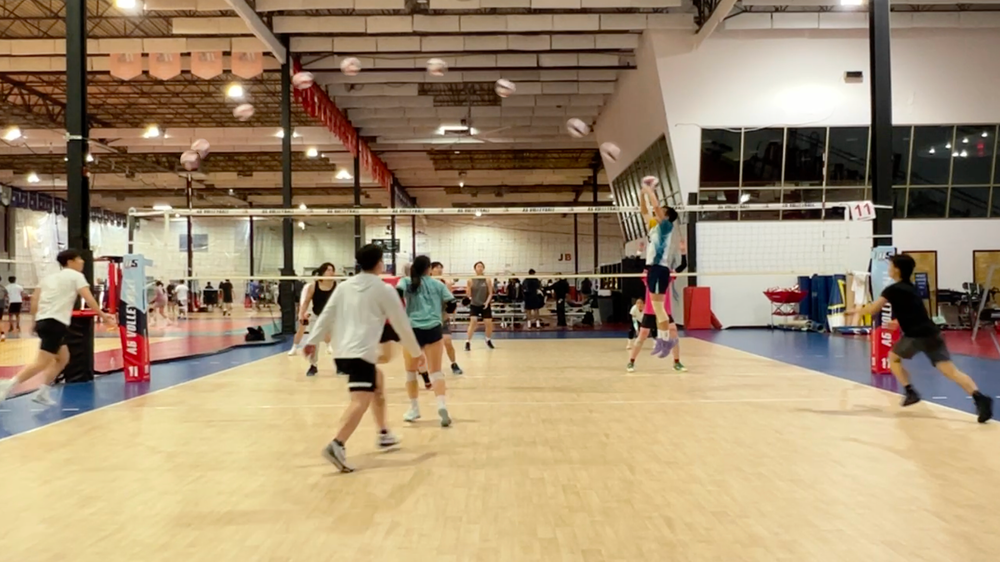
#> input picture Volleyball_Shoot_Processed.png, 1000 x 562 px, shrunk from 1920 x 1080 before the run
$ python traj.py
#> lines starting #> are read from the running program, lines starting #| are printed output that depends on the picture
### volleyball.py
import numpy as np
# import matplotlib.pyplot as plt
from scipy.integrate import odeint
from scipy.optimize import minimize
import pandas as pd


class Volleyball:
    def __init__(self,
                 mass=0.27,          # kg (volleyball mass)
                 diameter=0.21,       # m (volleyball diameter)
                 drag_coefficient=0.88, # dimensionless 0.48
                 air_density=1.225):  # kg/m³ (at sea level, 15°C)

        self.mass = mass
        self.diameter = diameter
        self.area = np.pi * (diameter/2)**2  # cross-sectional area
        self.drag_coefficient = drag_coefficient
        self.air_density = air_density
        self.gravity = 9.81  # m/s²

    def derivatives(self, state, t):
        """Calculate derivatives for position and velocity"""
        # state = [x, y, vx, vy]
        vx, vy = state[2], state[3]
        velocity = np.array([vx, vy])

        # Calculate drag force
        velocity_magnitude = np.linalg.norm(velocity)
        if velocity_magnitude == 0:
            return np.zeros_like(velocity)

        drag_magnitude = (0.5 * self.air_density * velocity_magnitude**2 *
                         self.drag_coefficient * self.area)

        drag_force = -drag_magnitude * velocity / velocity_magnitude

        # Acceleration components (F = ma)
        ax = drag_force[0] / self.mass
        ay = drag_force[1] / self.mass - self.gravity

        return [vx, vy, ax, ay]

    def simulate(self, initial_velocity, angle_degrees, initial_pos, time_span, dt=0.001):
        """
        Simulate projectile motion

        Parameters:
        - initial_velocity: speed in m/s
        - angle_degrees: launch angle in degrees
        - time_span: simulation duration in seconds
        - dt: time step in seconds
        """
        angle = np.deg2rad(angle_degrees)
        initial_state = [initial_pos[0], initial_pos[1],
                        initial_velocity * np.cos(angle),
                        initial_velocity * np.sin(angle)]

        t = np.arange(0, time_span, dt)

        solution = odeint(self.derivatives, initial_state, t)

        return t, solution

    def objective(self, params, x_initial, y_initial, x_target, y_target, time_span, dt=0.01):
        initial_velocity, angle_degrees = params
        angle = np.deg2rad(angle_degrees)

        x1, y1 = x_target, y_target

        initial_state = [x_initial, y_initial,
                        initial_velocity * np.cos(angle),
                        initial_velocity * np.sin(angle)]

        t = np.arange(0, time_span, dt)

        solution = odeint(self.derivatives, initial_state, t)

        xT, yT = solution[-1][0], solution[-1][1]
        return (xT - x1)**2 + (yT - y1)**2  # squared distance error


    def find_objective(self, v0_guess, x_initial, y_initial, x_target, y_target, t):
        result = minimize(self.objective,
                        v0_guess,
                        args=(x_initial, y_initial, x_target, y_target, t),
                        method='SLSQP')
        return result

### target_window.py

import numpy as np
import plotly.graph_objects as go

class HittingWindow:
    def __init__(self, target):
        self.target = target
        self.wiper_radius_outer=1
        self.wiper_radius_inner=0.8
        self.wiper_angle_degrees=30
        self.wiper_offset_top=0.1
        self.num_points=100

    def in_hitting_window(self, row):
        """
        Check if position is within a windshield wiper shaped hitting window.

        Parameters:
        - row: DataFrame row with 'x' and 'y' coordinates
        - target: target position [x, y] (apex of the wiper)
        - wiper_angle_degrees: angular width of the wiper in degrees (default 60°)
        - wiper_radius: radius of the wiper (uses global hitting_radius if None)
        """
        target = self.target
        wiper_radius_outer = self.wiper_radius_outer
        wiper_radius_inner = self.wiper_radius_inner
        wiper_angle_degrees = self.wiper_angle_degrees
        wiper_offset_top = self.wiper_offset_top

        wiper_center = target - np.array([0, wiper_radius_outer - wiper_offset_top])

        x = row["x"]
        y = row["y"]
        pos = np.array([x, y])

        direction_vector = pos - wiper_center
        print(f"direction_vector {direction_vector}")

        angle_rad = np.arctan(abs(direction_vector[1]/direction_vector[0]))
        angle_degrees = abs(np.degrees(angle_rad)-90)
        half_angle = wiper_angle_degrees / 2
        print(f"half angle {half_angle}")
        print(f"angle_degrees {angle_degrees}")
        print(f"distance from base {np.linalg.norm(pos - wiper_center)}")
        print(f"{wiper_radius_inner} {wiper_radius_outer}")
        print(f"{wiper_radius_inner <= np.linalg.norm(pos - wiper_center) <= wiper_radius_outer}")

        return (abs(angle_degrees) <= half_angle and
                wiper_radius_inner <= np.linalg.norm(pos - wiper_center) <= wiper_radius_outer)


    # Draw the hitting window (windshield wiper shape)
    def draw_hitting_window(self, ax):
        """Draw the windshield wiper hitting window"""

        target = self.target
        wiper_radius_outer = self.wiper_radius_outer
        wiper_radius_inner = self.wiper_radius_inner
        wiper_angle_degrees = self.wiper_angle_degrees
        wiper_offset_top = self.wiper_offset_top
        num_points = self.num_points=100

        wiper_base = target - np.array([0, wiper_radius_outer - wiper_offset_top])
        half_angle = wiper_angle_degrees / 2

        # Create angles for the wiper arc
        angles = np.linspace(-half_angle, half_angle, num_points)

        # Outer arc
        outer_x = wiper_base[0] + wiper_radius_outer * np.sin(np.radians(angles))
        outer_y = wiper_base[1] + wiper_radius_outer * np.cos(np.radians(angles))

        # Inner arc
        inner_x = wiper_base[0] + wiper_radius_inner * np.sin(np.radians(angles))
        inner_y = wiper_base[1] + wiper_radius_inner * np.cos(np.radians(angles))

        # Create the wiper shape by connecting outer and inner arcs
        wiper_x = np.concatenate([outer_x, inner_x[::-1]])
        wiper_y = np.concatenate([outer_y, inner_y[::-1]])

        # Plot the wiper shape
        ax.fill(wiper_x, wiper_y, alpha=0.3, color='red', label='Hitting Window')
        ax.plot(wiper_x, wiper_y, 'r-', linewidth=0.5)

        # Mark the target
        ax.plot(target[0], target[1], 'ro', markersize=2, label='Target')

        # Mark the wiper base
        ax.plot(wiper_base[0], wiper_base[1], 'bo', markersize=2, label='Wiper Base')

    # [63 lines left out: function create_hitting_window_figure, not called in this run]

### traj.py
import numpy as np
import matplotlib.pyplot as plt
from scipy.integrate import odeint
from scipy.optimize import minimize
import pandas as pd

from volleyball import Volleyball
from target_window import HittingWindow

# Example usage
if __name__ == "__main__":
    # Create projectile instance (using volleyball properties)
    proj = Volleyball(drag_coefficient = 0.48)

    # [4 lines of commented-out code are left out]

    time_span = 0.7 # 1.08, 1.4
    time_past_span = 0.1

    initial = np.array([0, 0])
    target = np.array([6.3, 0.3])
    hitting_radius = 0.1 # meters

    hw = HittingWindow(target)

    result = proj.find_objective([10,40], initial[0], initial[1], target[0], target[1], time_span)

    initial_velocity, angle = result.x[0], result.x[1]
    # Run simulation to generate trajectory
    t, solution = proj.simulate(initial_velocity, angle, initial, time_span + time_past_span, dt = 0.0001)


    # Trajectory plot
    fig, (ax1) = plt.subplots(1, 1)
    ax1.plot(solution[:, 0], solution[:, 1], 'b-', label='Trajectory')
    ax1.set_xlabel('Distance (m)')
    ax1.set_ylabel('Height (m)')
    ax1.set_title('Projectile Trajectory')
    ax1.grid(True)
    ax1.axis('equal')
    ax1.set_xlim([-3,8])
    ax1.set_xticks(range(-3, 8))
    ax1.vlines([-2.5, 6.5], 0, 1)
    ax1.hlines([0.2], 6, 6.5)
    ax1.invert_xaxis()
    img = plt.imread("Volleyball_Shoot_Processed.png")
#> img is the input picture: shape (562, 1000, 4) float32; mean R, G, B, A 0.638, 0.556, 0.442, 1

    img_height = 8
    img_width = img_height*16/9

    img_pos = [-5, -5.5]

    df_sol = pd.DataFrame.from_dict(dict(zip(["x", "y", "dx", "dy"], solution.T)), orient='columns')
    df_sol["time"] = t

    window_target = target - np.array([0.2, 0])

    # df_sol_window = df_sol[df_sol.apply(hitting_window.in_hitting_window, axis=1, args=(window_target,))]  # windshield wiper shape
    df_sol_window = df_sol[df_sol.apply(hw.in_hitting_window, axis=1)]  # windshield wiper shape

    print(f"Points in wiper window: {len(df_sol_window)}")
    print(f"Total trajectory points: {len(df_sol)}")

    if len(df_sol_window) > 0:
        max_t = df_sol_window.loc[df_sol_window['time'].idxmax()]
        min_t = df_sol_window.loc[df_sol_window['time'].idxmin()]

        if max_t is not None and min_t is not None:
            print(max_t)
            print(min_t)
            time_in_window = max_t['time'] - min_t['time']
            print(f"Time in window: {time_in_window:.4f}s")
        else:
            print("No valid window found")

    ax1.imshow(img, extent=[img_pos[0]+img_width, img_pos[0], img_pos[1], img_pos[1]+img_height], alpha=0.6)


    # Draw the hitting window
    hw.draw_hitting_window(ax1)
    ax1.legend()

    plt.show()
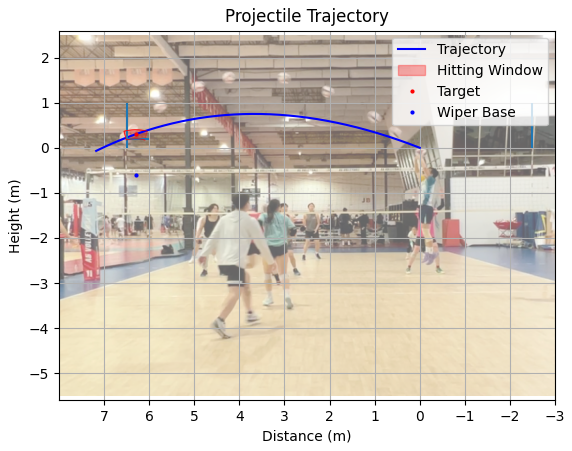
#> figure drawn by matplotlib, 1 panel
